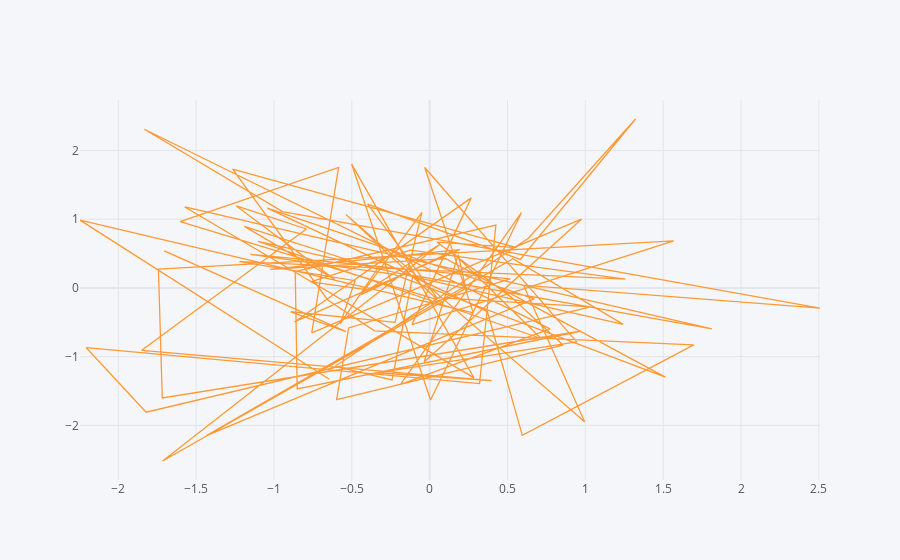

The code cell stored with this chart in its notebook:
### Code cell
# comarision between A and B
#x axis= A ,y axis =B
df.iplot(x="A",y="B") # not able to understand
